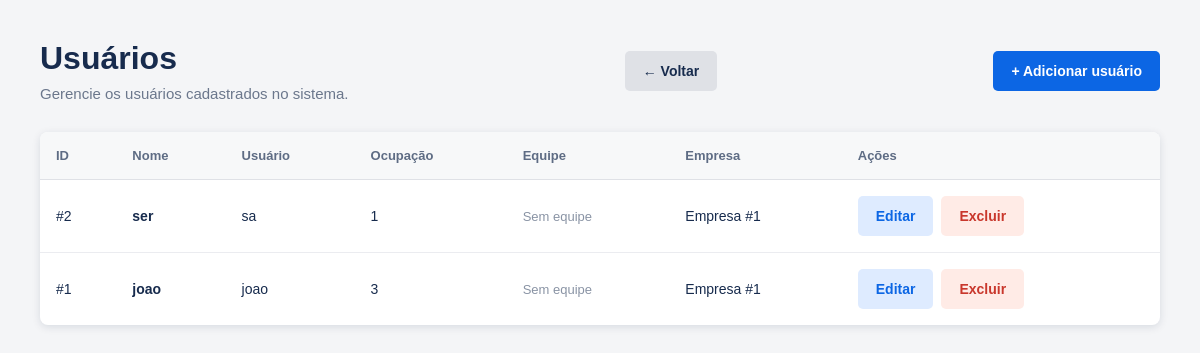
The page /Visualizar/usuarios.php on the database its author committed.
### tables this page shows
CREATE TABLE `usuarios` (
  `id_usuario` int(11) NOT NULL,
  `nome_usuario` varchar(100) NOT NULL,
  `user_usuario` varchar(50) NOT NULL,
  `senha_usuario` varchar(255) NOT NULL,
  `ocupacao` int(1) NOT NULL DEFAULT 3,
  `empresa_cod` int(11) DEFAULT NULL,
  `equipe_id` int(11) DEFAULT NULL,
  `data_cadastro` datetime DEFAULT current_timestamp()
);

### Visualizar/usuarios.php (the view, shortened to what this page needs)
<?php
require_once __DIR__ . '/../config/conexao.php';
$sql = "
    SELECT
        u.id_usuario,
        u.nome_usuario,
        u.user_usuario,
        u.ocupacao,
        u.empresa_cod,
        u.equipe_id,
        e.setor,
        emp.id_empresa
    FROM usuarios u
    LEFT JOIN equipes e
        ON u.equipe_id = e.id_equipe
    LEFT JOIN empresa emp
        ON u.empresa_cod = emp.id_empresa
    ORDER BY u.id_usuario DESC
";
$stmt = $pdo->prepare($sql);
$stmt->execute();
$usuarios = $stmt->fetchAll(PDO::FETCH_ASSOC);
?>
<!DOCTYPE html>
<html lang="pt-BR">
<head>
    <link rel="stylesheet" href="../assets/css/usuarios.css">
</head>
<body>
<main class="container">
    <header class="page-header">
        <div>
            <h1>Usuários</h1>
            <p>
                Gerencie os usuários cadastrados no sistema.
            </p>
        </div>
            <a
                href="../dashboard.php"
                class="btn btn-secondary"
            >
                ← Voltar
            </a>
        <a href="../cadastro.php" class="btn btn-primary">
            + Adicionar usuário
        </a>
    </header>
    <section class="table-container">
        <?php if (count($usuarios) > 0): ?>
            <table>
                <thead>
                    <tr>
                        <th>ID</th>
                        <th>Nome</th>
                        <th>Usuário</th>
                        <th>Ocupação</th>
                        <th>Equipe</th>
                        <th>Empresa</th>
                        <th>Ações</th>
                    </tr>
                </thead>
                <tbody>
                    <?php foreach ($usuarios as $usuario): ?>
                        <tr>
                            <td>
                                #<?= htmlspecialchars($usuario['id_usuario']) ?>
                            </td>
                            <td>
                                <strong>
                                    <?= htmlspecialchars($usuario['nome_usuario']) ?>
                                </strong>
                            </td>
                            <td>
                                <?= htmlspecialchars($usuario['user_usuario']) ?>
                            </td>
                            <td>
                                <?= !empty($usuario['ocupacao'])
                                    ? htmlspecialchars($usuario['ocupacao'])
                                    : 'Não informado'
                                ?>
                            </td>
                            <td>
                                <?php if (!empty($usuario['setor'])): ?>
                                    <span class="badge">
                                        <?= htmlspecialchars($usuario['setor']) ?>
                                    </span>
                                <?php else: ?>
                                    <span class="empty">
                                        Sem equipe
                                    </span>
                                <?php endif; ?>
                            </td>
                            <td>
                                <?php if (!empty($usuario['empresa_cod'])): ?>
                                    Empresa #<?= htmlspecialchars($usuario['empresa_cod']) ?>
                                <?php else: ?>
                                    <span class="empty">
                                        Sem empresa
                                    </span>
                                <?php endif; ?>
                            </td>
                            <td>
                                <div class="actions">
                                    <a
                                        href="../editar/usuarios.php?id=<?= $usuario['id_usuario'] ?>"
                                        class="btn btn-edit"
                                    >
                                        Editar
                                    </a>
                                    <a
                                        href="../excluir/usuarios.php?id=<?= $usuario['id_usuario'] ?>"
                                        class="btn btn-delete"
                                    >
                                        Excluir
                                    </a>
                                </div>
                            </td>
                        </tr>
                    <?php endforeach; ?>
                </tbody>
            </table>
        <?php endif; ?>
    </section>
</main>
</body>
</html>

### assets/css/usuarios.css (style rules this page uses)
* { margin: 0; padding: 0; box-sizing: border-box; }
body { font-family: Arial, Helvetica, sans-serif; background: #f4f5f7; color: #172b4d; }
a { text-decoration: none; }
.container { width: 100%; max-width: 1400px; margin: 0 auto; padding: 40px; }
.page-header { display: flex; align-items: center; justify-content: space-between; gap: 20px; margin-bottom: 30px; }
.page-header h1 { font-size: 32px; margin-bottom: 8px; }
.page-header p { color: #6b778c; font-size: 15px; }
.btn { display: inline-flex; align-items: center; justify-content: center; min-height: 40px; padding: 0 18px; border: none; border-radius: 5px; font-size: 14px; font-weight: 600; cursor: pointer; transition: 0.2s ease; }
.btn-primary { background: #0c66e4; color: white; }
.btn-secondary { background: #dfe1e6; color: #172b4d; }
.btn-edit { background: #deebff; color: #0c66e4; }
.btn-delete { background: #ffebe6; color: #c9372c; }
.table-container { width: 100%; background: white; border-radius: 8px; box-shadow: 0 2px 8px rgba(9, 30, 66, 0.12); overflow-x: auto; }
table { width: 100%; border-collapse: collapse; min-width: 900px; }
thead { background: #f7f8f9; }
th { text-align: left; padding: 16px; color: #5e6c84; font-size: 13px; font-weight: 700; border-bottom: 1px solid #dfe1e6; }
td { padding: 16px; border-bottom: 1px solid #ebecf0; font-size: 14px; }
tbody tr:last-child td { border-bottom: none; }
.empty { color: #8993a4; font-size: 13px; }
.actions { display: flex; gap: 8px; }

### rows shown on the page
usuarios: id_usuario "2", nome_usuario "ser", user_usuario "sa", ocupacao "1", empresa_cod "1"
usuarios: id_usuario "1", nome_usuario "joao", user_usuario "joao", ocupacao "3", empresa_cod "1"
